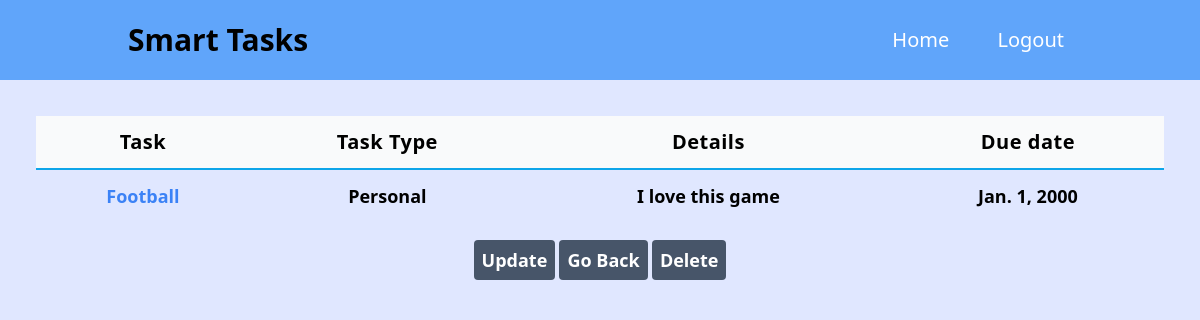
Screenshot of /smart/tasks/12 with the database file from the repository.
### Tasks/models.py (models this page shows, shortened)
class Tasks(models.Model):
    task_title = models.CharField(max_length=200)
    task_type = models.CharField(max_length=100, choices=TASK_TYPE_CHOICES)
    task_details = models.TextField()
    due_date = models.DateField(default='2023-03-01')
    time_created = models.DateTimeField(auto_now_add=True)

### Tasks/views.py (the view)
# urls.py: path('tasks/<int:pk>', views.TasksDetailView.as_view(), name='tasks.detail'),
class TasksDetailView(DetailView):
    model = Tasks
    template_name ='tasks/tasks_details.html'
    context_object_name = 'task'

### Tasks/templates/tasks/tasks_details.html
{% extends 'base.html' %}
{% block content %}
<div class="text-center items-center p-9">
    <div class="">
        <table class="w-full">
            <thead class="bg-gray-50 border-b-2 border-sky-500">
                <tr class="">
                    <th class="p-3 text-xl font-bold tracking-wide">Task</th>
                    <th class="p-3 text-xl font-bold tracking-wide ">Task Type</th>
                    <th class="p-3 text-xl font-bold tracking-wide">Details</th>
                    <th class="p-3 text-xl font-bold tracking-wide">Due date</th>
                </tr>
            </thead>
            <tbody>
                <tr class="">
                    <td class="p-3 text-lg text-blue-500 font-semibold">{{ task.task_title }}</td>
                    <td class="p-3 text-lg font-semibold">{{ task.task_type }}</td>
                    <td class="p-3 text-lg font-semibold">{{ task.task_details }}</td>
                    <td class="p-3 text-lg font-semibold">{{ task.due_date }}</td>
                </tr>
            </tbody>
        </table>
    </div>
    <button type="button" class="mt-6">
        <a href="{% url 'tasks.update' pk=task.id %}" class="text-lg text-white font-semibold rounded bg-slate-600 p-2">Update</a>
    </button>
    <button type="button" class="mt-6">
        <a href="{% url 'tasks.list' %}" class="text-lg text-white font-semibold rounded bg-slate-600 p-2">Go Back</a>
    </button>
    <button type="button" class="mt-6">
        <a href="{% url 'tasks.delete' pk=task.id %}" class="text-lg text-white font-semibold rounded bg-slate-600 p-2">Delete</a>
    </button>
</div>
{% endblock %}

### rows the page displays
Tasks: task_title "Football", task_type "Personal", task_details "I love this game", due_date "Jan. 1, 2000"
